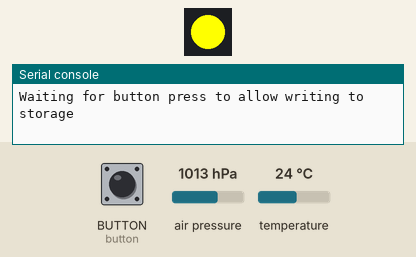
This program was run on a simulated CircuitPython board. Parts: 1 RGB LEDs in strip order, left to right, the last lines printed to the serial console. The test bench sets the inputs (shaded band); at power-on: BUTTON (button) HIGH, air pressure 1013 hPa, temperature 24 °C. Files the program writes start out absent.

Above: at 5.0 s.
5.1 s: BUTTON (button) pulled LOW for 0.15 s
At 5.5 s:
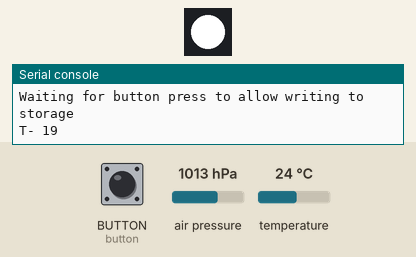
At 26.3 s:
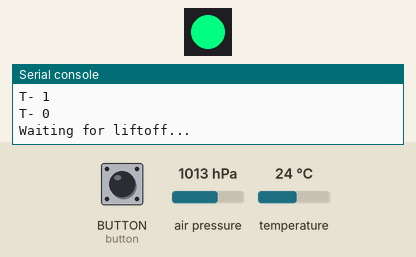
Timing chart, 0 to 26.6 s (numbered marks = the images above; inputs shaded):
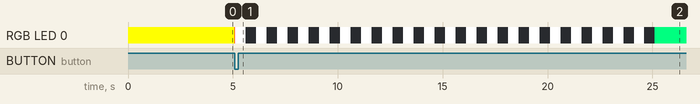

The program:

code.py
```python
"""
This is the flight software for the QT Py RP2040
"""
version = "v1.2.1"

import time
import board
import adafruit_bmp3xx
import neopixel
from rainbowio import colorwheel
import digitalio
import busio
from digitalio import DigitalInOut, Direction, Pull
import gc
import storage


# LED pins and setup
led_neo = neopixel.NeoPixel(board.NEOPIXEL, 1)

# BMP388
i2c = busio.I2C(board.SCL1, board.SDA1)
bmp = adafruit_bmp3xx.BMP3XX_I2C(i2c)
bmp.pressure_oversampling = 2
bmp.temperature_oversampling = 2


# On board button (its the boot select one, in front of the I2C port)
button = DigitalInOut(board.BUTTON)
button.direction = Direction.INPUT


"""
How to set up filesystem:
For launch: set dev mode to 0, press button, and you are ready

For REPL viewing and code execution: set dev mode to true, upload that to the drive,
then plug into computer with with pin A0 jumped to ground

For editing code/changing files on the drive: just plug in and do whatever
"""


# ------------------------- options ------------------------
launch_delay = 20
development_mode = 0
led_neo.brightness = 1
file_name = "launch.csv"
bmp.sea_level_pressure = 1010
#event_comma_count = ",,,," # makes sure events go in their own column on the far right

# ------------------------- storage ------------------------
STARTING_ALTITUDE = bmp.altitude
data_cycles = 0
log_list = []
i = 0


def prep_files():
    print("Waiting for button press to allow writing to storage")
    led_neo[0] = (255, 255, 0)
    while True:
        if button.value == False:
            break
    storage.remount("/", False)
if development_mode == 0:
    prep_files()
    pass


while True: # press button to start the countdown
    i = (i + 1) % 256  # run from 0 to 255
    led_neo.fill(colorwheel(i)) # Unicorn barf
    time.sleep(0.01)
    if button.value == False:
        break


with open(file_name, "a") as f:
    f.write(",,,,\n")
    f.write("Software version: " + version + "\n")
    f.write("Starting altitude: " + str(STARTING_ALTITUDE) + "\n")
    f.write("Barometer pressure: {:5.2f},".format(bmp.pressure,) + "\n")
    f.write("Temperature: {:5.2f},".format(bmp.temperature) + "\n")
    #f.write("Pressure (mbar),Temperature (°c),Altitude (m),Time (s)\n")
    f.write("Altitude (m),Time (s)\n")


# Countdown
if development_mode == 0:
    for i in range(launch_delay):
        led_neo[0] = (255, 255, 255)
        launch_delay -= 1
        print("T- " + str(launch_delay))
        time.sleep(0.5)
        led_neo[0] = (0, 0, 0)
        time.sleep(0.5)
else:
    dev_countdown = 3
    for i in range(3):
        led_neo[0] = (255, 0, 255)
        launch_delay -= 1
        print("T- " + str(dev_countdown))
        time.sleep(0.5)
        led_neo[0] = (0, 0, 0)
        time.sleep(0.5)

led_neo[0] = (0, 255, 128)
print("Waiting for liftoff...")

if development_mode == 0:
    while True:
        if bmp.altitude >= STARTING_ALTITUDE + 2.5:
            break

led_neo[0] = (0, 0, 255) # this is for dev purposes, you wont see it because the rocket will be in the air already


#                          ------------------------ Main data logging code ------------------------
print("Logging...")
initial_time = time.monotonic() # needs to be here and not in the time set ups bits code for reasons
try:
    while True:
        current_time = time.monotonic()
        time_stamp = current_time - initial_time
        bmp_alt = bmp.altitude

        log_list.extend([
        "\n"
        #"{:5.2f},".format(bmp.pressure),
        #"{:5.2f}".format(bmp.temperature),
        "{:5.2f}".format(bmp_alt),
        "{:5.2f}".format(time_stamp)
        ])

        # stops the logging of data
        if data_cycles > 300:
            if bmp_alt <= STARTING_ALTITUDE + 8:
                with open(file_name, "a") as f:
                    f.write("Stopped logging; low altitude met.\n")
                break

        remainder = data_cycles % 120
        is_divisible = remainder == 0
        if is_divisible == True:   # this prevents the RAM from running out
            with open(file_name, "a") as f:
                f.write(','.join(log_list))
            #gc.collect()
            log_list.clear()
            log_list.extend([",RAM flushed\n"])
            print("RAM flushed")


        data_cycles += 1
        print("Data cycles: " + str(data_cycles)) # for debugging while editing code
    #                          ------------------------ End of main data logging code ------------------------


except MemoryError:
    #gc.collect()
    pass # log data incase there is an error that stopped the data logging

print("writing data to file system...")
with open(file_name, "a") as f:
    f.write(','.join(log_list))
print("write done")

while True:
    led_neo[0] = (0, 255, 0)
    time.sleep(0.5)
    led_neo[0] = (0, 0, 0)
    time.sleep(0.5)


import gc
# add other imports

gc.collect()
start_mem = gc.mem_free()
print( "Point 1 Available memory: {} bytes".format(start_mem) )

# add code here to be measured for memory use
# the log_list
gc.collect()
end_mem = gc.mem_free()

print( "Point 2 Available memory: {} bytes".format(end_mem) )
print( "Code section 1-2 used {} bytes".format(start_mem - end_mem) )
```

Measured:
- after the input at 5.1 s, RGB LED 0: RGB(255, 255, 0) → RGB(252, 3, 0) at once, then repeats every 1.0 s: RGB(255, 255, 255) 0.50 s, off 0.50 s
